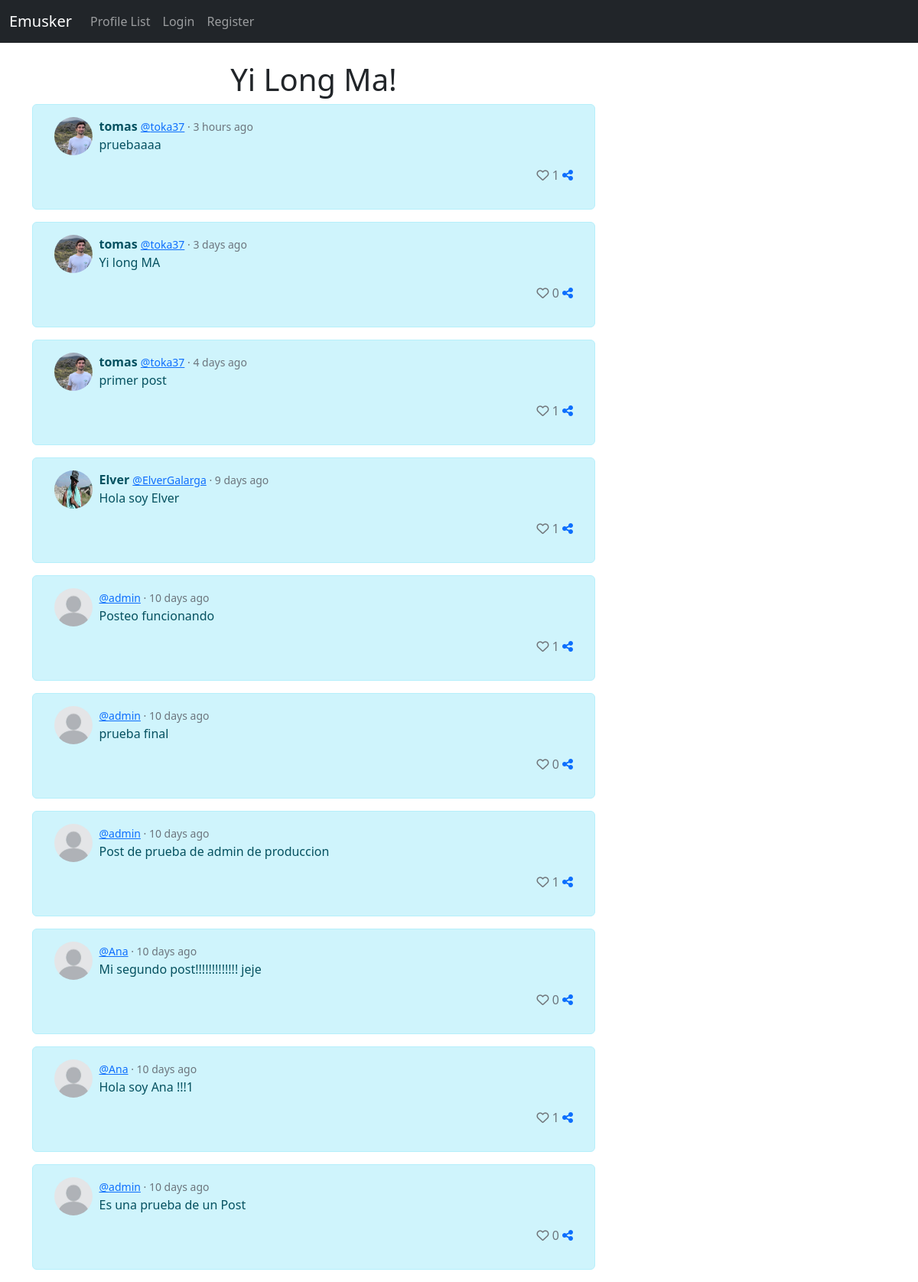
The page / on the database its author committed.
### musker/models.py (models this page shows, shortened)
class Post(models.Model):
	user = models.ForeignKey(User, related_name="posts", on_delete=models.DO_NOTHING)
	body = models.CharField(max_length=300)
	created_at=models.DateTimeField(auto_now_add=True)
	likes = models.ManyToManyField(User,related_name="post_like",blank=True)
	def number_of_likes(self):
		return self.likes.count()
	def whenpublished(self):
		now = timezone.now()
		diff= now - self.created_at
		if diff.days == 0 and diff.seconds >= 0 and diff.seconds < 60:
			seconds= diff.seconds
			if seconds == 1:
				return str(seconds) +  "second ago"
			else:
				return str(seconds) + " seconds ago"
		if diff.days == 0 and diff.seconds >= 60 and diff.seconds < 3600:
			minutes= math.floor(diff.seconds/60)
			if minutes == 1:
				return str(minutes) + " minute ago"
			else:
				return str(minutes) + " minutes ago"
		if diff.days == 0 and diff.seconds >= 3600 and diff.seconds < 86400:
			hours= math.floor(diff.seconds/3600)
			if hours == 1:
				return str(hours) + " hour ago"
			else:
				return str(hours) + " hours ago"
		if diff.days >= 1 and diff.days < 30:
			days= diff.days
			if days == 1:
				return str(days) + " day ago"
			else:
				return str(days) + " days ago"

class Profile(models.Model):
	user = models.OneToOneField(User, on_delete=models.CASCADE)
	follows = models.ManyToManyField("self",related_name="followed_by",symmetrical=False,blank=True)
	date_modified = models.DateTimeField(User, auto_now=True)
	profile_image = models.ImageField(null=True,blank=True, upload_to="images/")
	profile_bio = models.CharField(null=True,blank=True,max_length=100)
	homepage_link =models.CharField(null=True,blank=True,max_length=100)
	instagram_link =models.CharField(null=True,blank=True,max_length=100)
	linkedin_link =models.CharField(null=True,blank=True,max_length=100)

### musker/views.py (the view)
# urls.py: path('', views.home, name="home"),
def home(request):
    posts = Post.objects.all().order_by("-created_at")
    if request.user.is_authenticated:
        form = PostForm(request.POST or None)
        if request.method == "POST":
            if form.is_valid():
                post = form.save(commit=False)
                post.user = request.user
                post.save()
                messages.success(request, ("Posted!"))
                return redirect('home')
        return render(request, 'home.html', {"posts":posts, "form":form})
    else:
        return render(request, 'home.html', {"posts":posts})

### musker/templates/home.html (shortened to what this page needs)
{% extends 'base.html' %}
{%load static%}
{% block content %}
<div class="container text-center">
    <div class="row">
        <div class="col-8">
<h1>Yi Long Ma!</h1>
    {%for post in posts %}
      <div class="alert alert-info " role="alert" >
          <div class="container" >
            <div class="row">
              <div class="col-1">
                {%if post.user.profile.profile_image%}
                <img src="{{post.user.profile.profile_image.url}}" class="rounded-circle" width="50" height="50" alt="{{profiles.user.username}}">
                {%else%}
                <img src="{%static 'images/default-picture.jpeg'%}" class="rounded-circle" width="50" height="50" alt="{{profiles.user.username}}">
                {%endif%}
              </div>
              <div class="col-11 ">
                  <div class="text-start ">
                          <b>{{post.user.first_name}}</b>
                          <small class="text-muted" data-toggle="tooltip" title="{{post.created_at}}"><a href="{%url 'profile' post.user.id%}">@{{post.user.username}}</a> · {{ post.whenpublished }}  </small>
                  </div>
                    <div >
                      <p class="text-start ">
                        {{post.body}}
                      </p>
                      <p class="text-end text-muted">
                        {%if user in post.likes.all%}
                        <a href="{%url 'post_like' post.id%}"><i class="fa fa-heart"style="color:rgb(255, 0, 102)"></i></a>
                        {%else%}
                        <a href="{%url 'post_like' post.id%}"><i class="fa fa-heart-o"style="color: rgb(113, 118, 123)" ></i></a>
                        {%endif%}
                        {{post.number_of_likes}}
                        <a href="{%url 'post_detail' post.id%}"><i class="fa-solid fa-share-nodes"></i></a>
                      </p>
                    </div>
              </div>
            </div>
          </div>
        </div>
    {%endfor%}
</div>
<div class="col-4">
    <br/><br/><br/>
</div>
{%endblock%}

### rows shown on the page
Post: user.profile.profile_image (picture), user.first_name "tomas", user.username "toka37", whenpublished "3 hours ago", body "pruebaaaa", number_of_likes "1"
Post: user.profile.profile_image (picture), user.first_name "tomas", user.username "toka37", whenpublished "3 days ago", body "Yi long MA", number_of_likes "0"
Post: user.profile.profile_image (picture), user.first_name "tomas", user.username "toka37", whenpublished "4 days ago", body "primer post", number_of_likes "1"
Post: user.profile.profile_image (picture), user.first_name "Elver", user.username "ElverGalarga", whenpublished "9 days ago", body "Hola soy Elver", number_of_likes "1"
Post: user.username "admin", whenpublished "10 days ago", body "Posteo funcionando", number_of_likes "1"
Post: user.username "admin", whenpublished "10 days ago", body "prueba final", number_of_likes "0"
Post: user.username "admin", whenpublished "10 days ago", body "Post de prueba de admin de produccion", number_of_likes "1"
Post: user.username "Ana", whenpublished "10 days ago", body "Mi segundo post!!!!!!!!!!!!! jeje", number_of_likes "0"
Post: user.username "Ana", whenpublished "10 days ago", body "Hola soy Ana !!!1", number_of_likes "1"
Post: user.username "admin", whenpublished "10 days ago", body "Es una prueba de un Post", number_of_likes "0"
